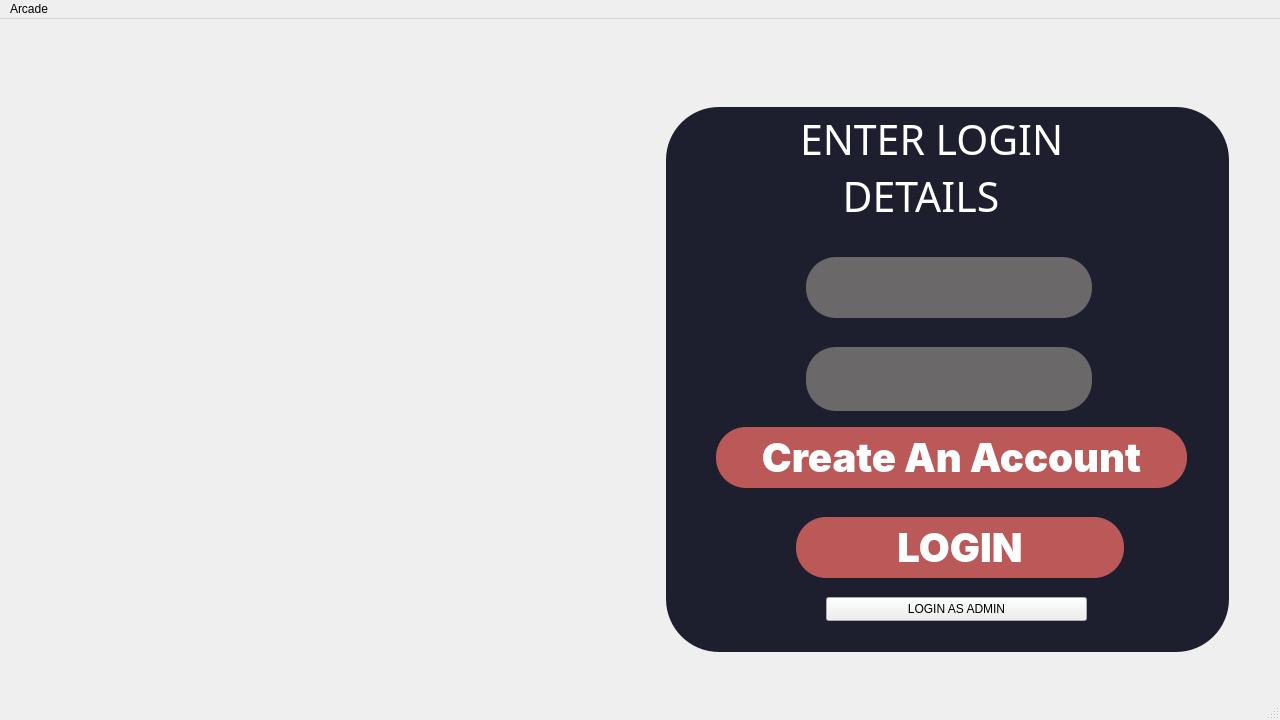
<?xml version="1.0" encoding="UTF-8"?>
<ui version="4.0">
 <class>MainWindow</class>
 <widget class="QMainWindow" name="MainWindow">
  <property name="geometry">
   <rect>
    <x>0</x>
    <y>0</y>
    <width>1280</width>
    <height>720</height>
   </rect>
  </property>
  <property name="windowTitle">
   <string>MainWindow</string>
  </property>
  <property name="styleSheet">
   <string notr="true">centralwidget {
  background: rgba(30,29,31,1);
background: -moz-linear-gradient(-45deg, rgba(30,29,31,1) 0%, rgba(223,64,90,1) 100%);
background: -webkit-gradient(left top, right bottom, color-stop(0%, rgba(30,29,31,1)), color-stop(100%, rgba(223,64,90,1)));
background: -webkit-linear-gradient(-45deg, rgba(30,29,31,1) 0%, rgba(223,64,90,1) 100%);
background: -o-linear-gradient(-45deg, rgba(30,29,31,1) 0%, rgba(223,64,90,1) 100%);
background: -ms-linear-gradient(-45deg, rgba(30,29,31,1) 0%, rgba(223,64,90,1) 100%);
background: linear-gradient(135deg, rgba(30,29,31,1) 0%, rgba(223,64,90,1) 100%);
filter: progid:DXImageTransform.Microsoft.gradient( startColorstr='#1e1d1f', endColorstr='#df405a', GradientType=1 );
}</string>
  </property>
  <widget class="QWidget" name="centralwidget">
   <widget class="QFrame" name="frame">
    <property name="geometry">
     <rect>
      <x>666</x>
      <y>88</y>
      <width>563</width>
      <height>545</height>
     </rect>
    </property>
    <property name="styleSheet">
     <string notr="true">QFrame{
	position: absolute;
	width: 563px;
	height: 546;
	left: 666px;
	top: 88px;

	background: #1E1F2E;
	border-radius: 53px;
}</string>
    </property>
    <widget class="QLineEdit" name="lineEdit">
     <property name="geometry">
      <rect>
       <x>140</x>
       <y>150</y>
       <width>286</width>
       <height>61</height>
      </rect>
     </property>
     <property name="font">
      <font>
       <family>Arial Black</family>
       <pointsize>30</pointsize>
       <bold>false</bold>
      </font>
     </property>
     <property name="styleSheet">
      <string notr="true">QLineEdit {
border-radius: 30px;
position: absolute;
left: 806px;
top: 262px;
background: #6A6868;
color:#FFF;
}</string>
     </property>
     <property name="alignment">
      <set>Qt::AlignCenter</set>
     </property>
    </widget>
    <widget class="QLineEdit" name="lineEdit_2">
     <property name="geometry">
      <rect>
       <x>140</x>
       <y>240</y>
       <width>286</width>
       <height>64</height>
      </rect>
     </property>
     <property name="font">
      <font>
       <family>Arial Black</family>
       <pointsize>30</pointsize>
       <bold>false</bold>
      </font>
     </property>
     <property name="styleSheet">
      <string notr="true">QLineEdit {
position: absolute;
width: 286px;
height: 64px;
left: 806px;
top: 360px;

background: #6A6868;
border-radius: 30px;
color:#FFF;
}</string>
     </property>
     <property name="alignment">
      <set>Qt::AlignCenter</set>
     </property>
    </widget>
    <widget class="QPushButton" name="pushButton">
     <property name="geometry">
      <rect>
       <x>130</x>
       <y>410</y>
       <width>328</width>
       <height>61</height>
      </rect>
     </property>
     <property name="sizePolicy">
      <sizepolicy hsizetype="Fixed" vsizetype="Fixed">
       <horstretch>0</horstretch>
       <verstretch>0</verstretch>
      </sizepolicy>
     </property>
     <property name="font">
      <font>
       <family>Inter</family>
       <pointsize>-1</pointsize>
       <italic>false</italic>
       <bold>true</bold>
      </font>
     </property>
     <property name="styleSheet">
      <string notr="true">background: #BB5858;
border-radius:30px;
font-family: 'Inter';
font-style: normal;
font-weight: 900;
font-size: 40px;
line-height: 48px;
display: flex;
align-items: center;
text-align: center;

color: #FFFFFF;
</string>
     </property>
     <property name="text">
      <string>LOGIN</string>
     </property>
     <property name="autoDefault">
      <bool>false</bool>
     </property>
     <property name="default">
      <bool>false</bool>
     </property>
     <property name="flat">
      <bool>false</bool>
     </property>
    </widget>
    <widget class="QPushButton" name="pushButton_2">
     <property name="geometry">
      <rect>
       <x>50</x>
       <y>320</y>
       <width>471</width>
       <height>61</height>
      </rect>
     </property>
     <property name="sizePolicy">
      <sizepolicy hsizetype="Fixed" vsizetype="Fixed">
       <horstretch>0</horstretch>
       <verstretch>0</verstretch>
      </sizepolicy>
     </property>
     <property name="font">
      <font>
       <family>Inter</family>
       <pointsize>-1</pointsize>
       <italic>false</italic>
       <bold>true</bold>
      </font>
     </property>
     <property name="styleSheet">
      <string notr="true">background: #BB5858;
font-family: 'Inter';
font-style: normal;
font-weight: 900;
font-size: 40px;
line-height: 48px;
display: flex;
align-items: center;
text-align: center;
border-radius:30px;

color: #FFFFFF;
</string>
     </property>
     <property name="text">
      <string>Create An Account</string>
     </property>
     <property name="autoDefault">
      <bool>false</bool>
     </property>
     <property name="default">
      <bool>false</bool>
     </property>
     <property name="flat">
      <bool>false</bool>
     </property>
    </widget>
    <widget class="QPlainTextEdit" name="plainTextEdit">
     <property name="geometry">
      <rect>
       <x>130</x>
       <y>0</y>
       <width>361</width>
       <height>131</height>
      </rect>
     </property>
     <property name="font">
      <font>
       <family>Arial Black</family>
       <pointsize>31</pointsize>
      </font>
     </property>
     <property name="styleSheet">
      <string notr="true">color: #FFF</string>
     </property>
     <property name="plainText">
      <string>ENTER LOGIN
    DETAILS</string>
     </property>
    </widget>
    <widget class="QPushButton" name="pushButton_4">
     <property name="geometry">
      <rect>
       <x>160</x>
       <y>490</y>
       <width>261</width>
       <height>24</height>
      </rect>
     </property>
     <property name="text">
      <string>LOGIN AS ADMIN</string>
     </property>
    </widget>
   </widget>
   <widget class="QLabel" name="label_3">
    <property name="geometry">
     <rect>
      <x>9</x>
      <y>0</y>
      <width>1281</width>
      <height>720</height>
     </rect>
    </property>
    <property name="autoFillBackground">
     <bool>false</bool>
    </property>
    <property name="styleSheet">
     <string notr="true"/>
    </property>
    <property name="text">
     <string/>
    </property>
    <property name="alignment">
     <set>Qt::AlignCenter</set>
    </property>
   </widget>
   <zorder>label_3</zorder>
   <zorder>frame</zorder>
  </widget>
  <widget class="QMenuBar" name="menubar">
   <property name="geometry">
    <rect>
     <x>0</x>
     <y>0</y>
     <width>1280</width>
     <height>21</height>
    </rect>
   </property>
   <widget class="QMenu" name="menuArcade">
    <property name="title">
     <string>Arcade</string>
    </property>
   </widget>
   <addaction name="menuArcade"/>
  </widget>
  <widget class="QStatusBar" name="statusbar"/>
 </widget>
 <resources/>
 <connections/>
</ui>
